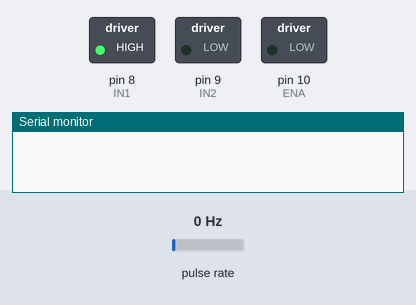
The sketch below on a simulated Arduino Uno, built with avr-gcc and run on an emulated ATmega328P. Parts: switched loads named in the sketch (green lamp = pin HIGH), the last lines printed to the serial monitor. Wiring (inferred from the names in the program): pulse sensor: data pin 2. The inputs (shaded band) are chosen by the test bench; at power-on: pulse rate 0 Hz.

Above: at 0.05 s.
At 0.45 s:
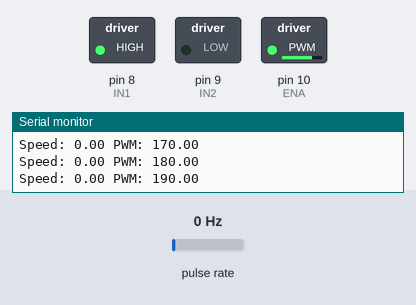
At 1.2 s:
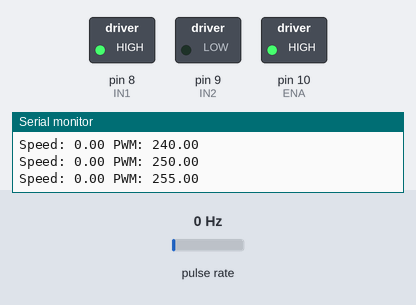
Timing chart, 0 to 2.7 s (numbered marks = the images above):
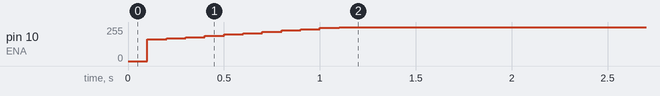

Measured:
- by itself, pin 10 (ENA): moves from 0/255 to 255/255 over 1.0 s

The sketch:

pid_motor_control.ino
```cpp
// Basic PID Motor Speed Control using Encoder

volatile long encoderCount = 0;

const int encoderPin = 2;

// Motor pins
const int IN1 = 8;
const int IN2 = 9;
const int ENA = 10;

// PID variables
float Kp = 1.5;
float Ki = 0.1;
float Kd = 0.05;

float targetSpeed = 100;   // desired encoder pulses per interval
float currentSpeed = 0;

float error, prevError = 0;
float integral = 0;
float derivative;
float outputPWM;

unsigned long lastTime = 0;

void encoderISR() {
  encoderCount++;
}

void setup() {
  pinMode(encoderPin, INPUT_PULLUP);

  pinMode(IN1, OUTPUT);
  pinMode(IN2, OUTPUT);
  pinMode(ENA, OUTPUT);

  Serial.begin(9600);

  attachInterrupt(digitalPinToInterrupt(encoderPin), encoderISR, RISING);

  // Motor forward
  digitalWrite(IN1, HIGH);
  digitalWrite(IN2, LOW);
}

void loop() {
  unsigned long currentTime = millis();

  if (currentTime - lastTime >= 100) {   // 100 ms interval
    noInterrupts();
    long pulses = encoderCount;
    encoderCount = 0;
    interrupts();

    currentSpeed = pulses;

    // PID calculations
    error = targetSpeed - currentSpeed;
    integral += error;
    derivative = error - prevError;

    outputPWM = (Kp * error) + (Ki * integral) + (Kd * derivative);
    outputPWM = constrain(outputPWM, 0, 255);

    analogWrite(ENA, outputPWM);

    prevError = error;
    lastTime = currentTime;

    Serial.print("Speed: ");
    Serial.print(currentSpeed);
    Serial.print(" PWM: ");
    Serial.println(outputPWM);
  }
}
```
